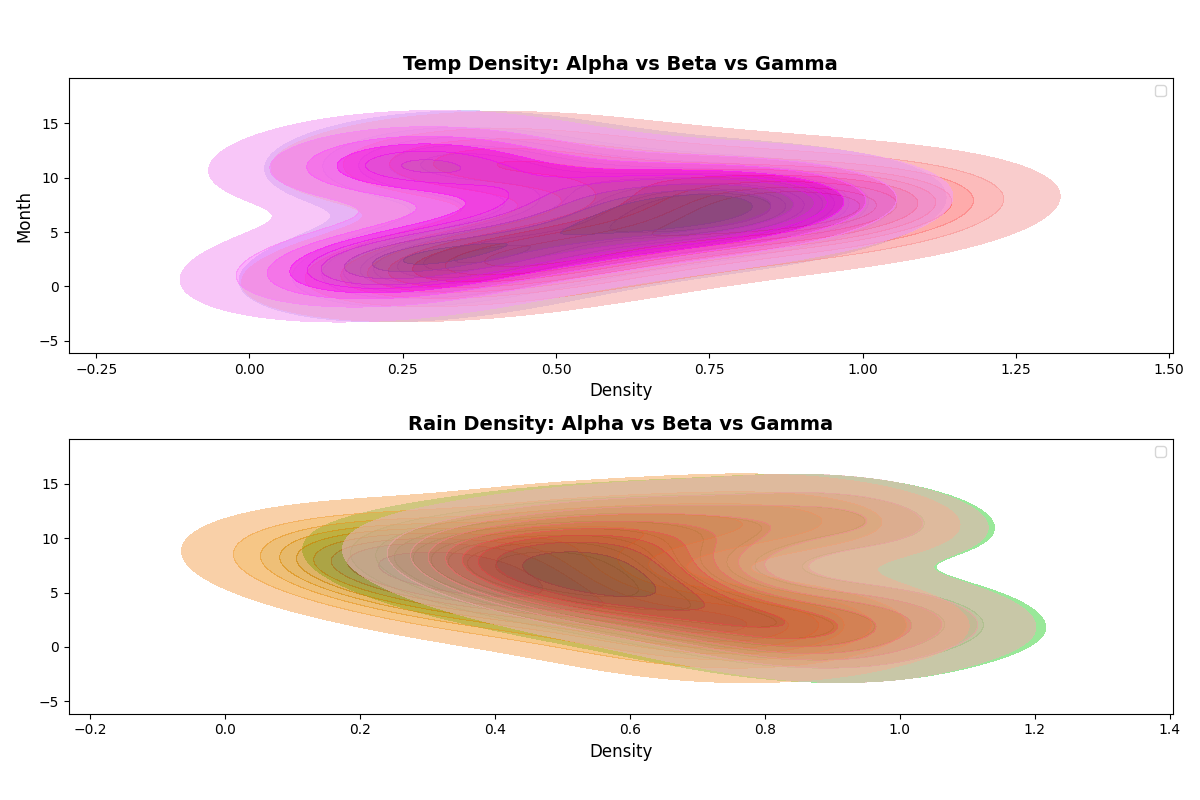

This figure's Python source:
import matplotlib.pyplot as plt
import numpy as np
import seaborn as sns

# Preparing data
temperatures_alpha = np.array([
    7, 9, 11, 14, 18, 22, 25, 24, 20, 15, 10, 8, 
    8, 11, 14, 17, 21, 26, 29, 28, 24, 19, 13, 9  
])

temperatures_gamma = np.array([
    5, 6, 8, 12, 15, 19, 23, 22, 18, 12, 7, 6, 
    6, 9, 12, 16, 19, 23, 27, 26, 22, 17, 11, 7  
])

rainfall_alpha = np.array([
    120, 110, 140, 90, 80, 70, 60, 50, 70, 80, 100, 130, 
    100, 100, 120, 70, 60, 50, 40, 30, 40, 70, 90, 120    
])

rainfall_gamma = np.array([
    130, 120, 150, 100, 90, 80, 70, 60, 80, 90, 110, 140, 
    110, 110, 130, 80, 70, 60, 50, 40, 50, 80, 100, 130    
])

months = np.array([1, 2, 3, 4, 5, 6, 7, 8, 9, 10, 11, 12])

# Normalize data
temperatures_alpha_norm = temperatures_alpha / temperatures_alpha.max()
temperatures_gamma_norm = temperatures_gamma / temperatures_gamma.max()
rainfall_alpha_norm = rainfall_alpha / rainfall_alpha.max()
rainfall_gamma_norm = rainfall_gamma / rainfall_gamma.max()

# Create plots
fig, ax = plt.subplots(2, 1, figsize=(12, 8), sharey=True)

# Plot horizontal temperature density
sns.kdeplot(y=months, x=temperatures_alpha_norm[:12], ax=ax[0], fill=True, color='blue', alpha=0.6, label='Alpha')
sns.kdeplot(y=months, x=temperatures_alpha_norm[12:], ax=ax[0], fill=True, color='red', alpha=0.6, label='Beta')
sns.kdeplot(y=months, x=temperatures_gamma_norm[:12], ax=ax[0], fill=True, color='purple', alpha=0.6, label='Gamma')
ax[0].set_title("Temp Density: Alpha vs Beta vs Gamma", fontsize=14, fontweight='bold')
ax[0].set_xlabel("Density", fontsize=12)
ax[0].set_ylabel("Month", fontsize=12)

# Plot horizontal rainfall density
sns.kdeplot(y=months, x=rainfall_alpha_norm[:12], ax=ax[1], fill=True, color='green', alpha=0.6, label='Alpha')
sns.kdeplot(y=months, x=rainfall_alpha_norm[12:], ax=ax[1], fill=True, color='orange', alpha=0.6, label='Beta')
sns.kdeplot(y=months, x=rainfall_gamma_norm[:12], ax=ax[1], fill=True, color='brown', alpha=0.6, label='Gamma')
ax[1].set_title("Rain Density: Alpha vs Beta vs Gamma", fontsize=14, fontweight='bold')
ax[1].set_xlabel("Density", fontsize=12)

ax[0].legend()
ax[1].legend()

plt.tight_layout(rect=[0, 0.03, 1, 0.95])

# Display
plt.show()
